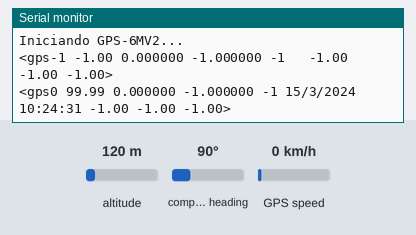
The sketch below on a simulated Arduino Uno, built with avr-gcc and run on an emulated ATmega328P. On the bench: the last lines printed to the serial monitor. The inputs (shaded band) are chosen by the test bench; at power-on: altitude 120 m, compass heading 90°, GPS speed 0 km/h. The GPS gets a fix after 3 s at 37.7749, -122.4194 with 8 satellites.

Above: at 2.2 s.
2.3 s: altitude set to 20 m
At 3.6 s:
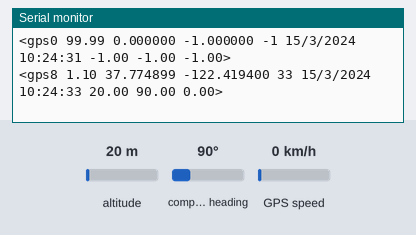
3.8 s: compass heading set to 7°
At 4.8 s:
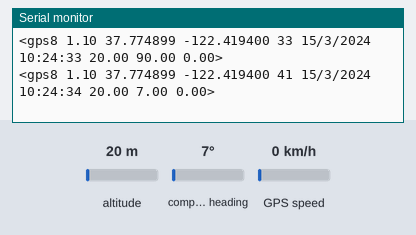
5.3 s: GPS speed set to 2 km/h
At 6.8 s:
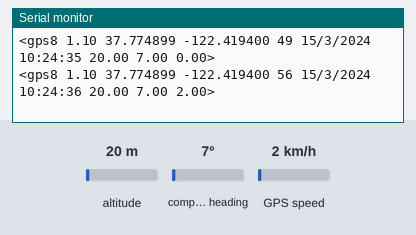
Timing chart, 0 to 8.3 s (numbered marks = the images above; inputs shaded):
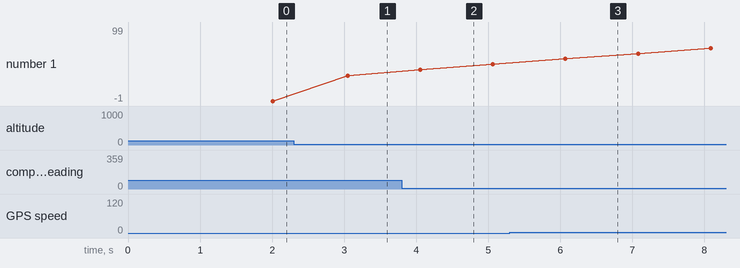

Measured:
- after the input at 2.3 s, the serial monitor: prints a new line after 0.75 s (image 1)
- after the input at 3.8 s, the serial monitor: prints a new line after 0.26 s (image 2)
- after the input at 5.3 s, the serial monitor: prints a new line after 0.77 s (image 3)

The sketch:

ESP8266_Basic_GPS6MV2_Serial.ino
```cpp
#include <TinyGPSPlus.h>
#include <SoftwareSerial.h>
/*
    Este ejemplo demuestra el uso de TinyGPSPlus, requiere el uso
    de SoftwareSerial, para el dispositivo GPS-6MV2 usaremos 9600-baud
    y conectado al pin GPIO 0 (Rx) y el GPIO 2(Tx) del microcontrolador
    ESP8266 NodeMCU.
*/

static const int RXPin = 0, TXPin = 2;
static const uint32_t GPSBaud = 9600;
String gpsdate = "";
String gpstime = "";

// Objeto TinyGPSPlus
TinyGPSPlus gps;

// Conexión serial con el dispositivo GPS
SoftwareSerial ss(RXPin, TXPin);

// Inicia el Serial y la comunicación GPS-6MV2
void setup()
	{
	Serial.begin(115200);
	delay(1000);
  Serial.println("Iniciando GPS-6MV2...");
	ss.begin(GPSBaud);
	}
// Inicia el programa
void loop()
	{
	Serial.println(neo6mv2data());
    smartDelay(1000);

	if (millis() > 5000 && gps.charsProcessed() < 10)
    	{
    	Serial.println(F("No se reciben datos GPS, revise las conexiones"));
    	}
    }

static void smartDelay(unsigned long ms) {
	unsigned long start = millis();
	do
    	{
		while (ss.available())
        	{
			gps.encode(ss.read());
            }
		} while (millis() - start < ms);
}

String neo6mv2data() {

  int satellites = -1;
  float hdop = 0.0;
  float location_lat = 0.0;
  float location_lng = 0.0;
  int age = 0;
  char dateBuffer[10]; // 00/00/0000
  char timeBuffer[8]; // 00:00:00
  float altitude = 0;
  float course = 0;
  float speed = 0;

  if (gps.satellites.isValid()) satellites = gps.satellites.value();
  else satellites = -1;
  if (gps.hdop.isValid()) hdop = gps.hdop.hdop();
  else hdop = -1;
  if (gps.location.isValid()) location_lat = gps.location.lat();
  else location_lat = 0.0;
  if (gps.location.isValid()) location_lng = gps.location.lng();
  else location_lng = -1;
  if (gps.location.isValid()) age = gps.location.age();
  else age = -1;
  if (gps.altitude.isValid()) altitude = gps.altitude.meters();
  else altitude = -1;
  if (gps.course.isValid()) course = gps.course.deg();
  else course = -1;
  if (gps.speed.isValid()) speed = gps.speed.kmph();
  else speed = -1;

  if (gps.date.isUpdated())
  {
    sprintf(dateBuffer, "%d/%d/%d", gps.date.day(), gps.date.month(), gps.date.year());
    gpsdate = String(dateBuffer);
  }

  if (gps.time.isUpdated())
  {
    sprintf(timeBuffer, "%d:%d:%d", gps.time.hour(), gps.time.minute(), gps.time.second());
    gpstime = String(timeBuffer);
  }
 return "<gps"
            + String(satellites)
            + " "
            + String(hdop)
            + " "
            + String(location_lat,6)
            + " "
            + String(location_lng,6)
            + " "
            + String(age)
            + " "
            + gpsdate
            + " "
            + gpstime
            + " "
            + String(altitude, 2)
            + " "
            + String(course, 2)
            + " "
            + String(speed, 2)
            + ">";
}
```
